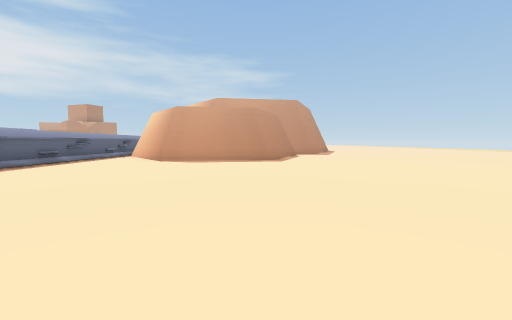
View 1 (above)

22 first-person views from a walk through a 3-D level made in the Unity game engine. The camera is 1.4 m above the floor, tilts 4° down and sees 90° across. The floor is counted in squares, 2 m on a side. Each view is taken from the middle of a square. On the plan, view 1 faces up. The plan holds only what a view shows up to about 9 squares ahead; the rest is blank. The place goes on beyond the plan. The player character is not drawn.

View 2
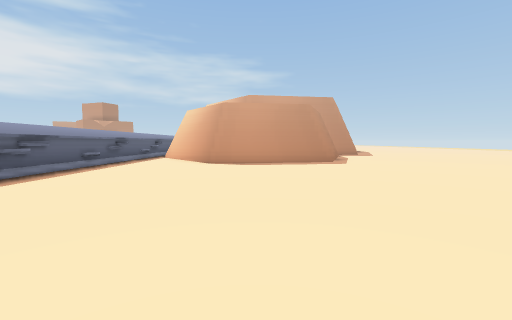

View 3
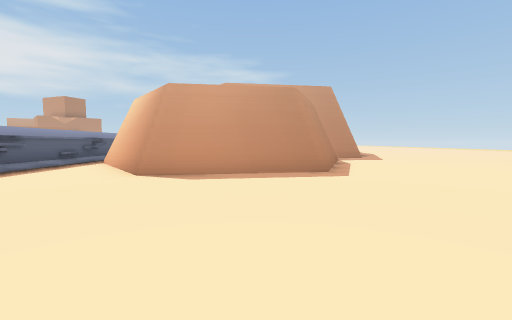

View 4
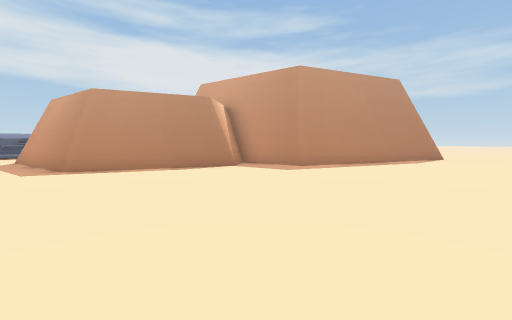

View 5
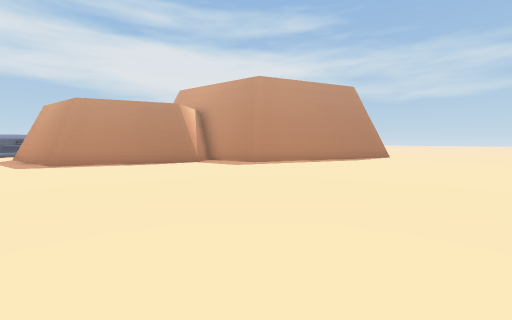

View 6
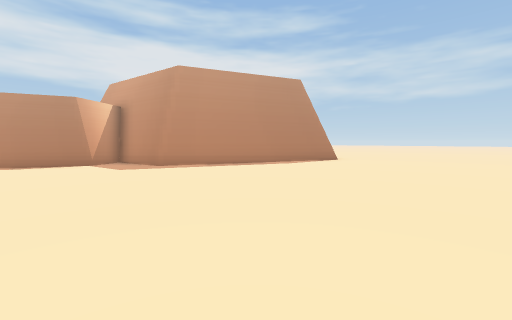

View 7
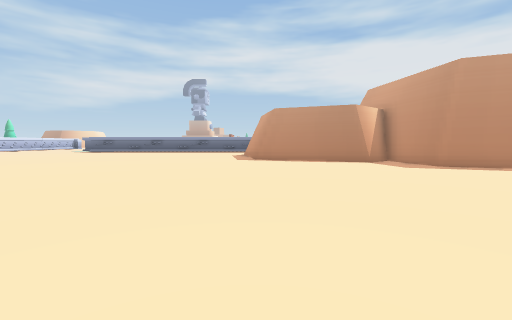

View 8
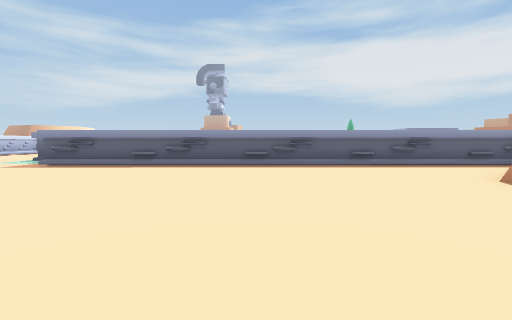

View 9
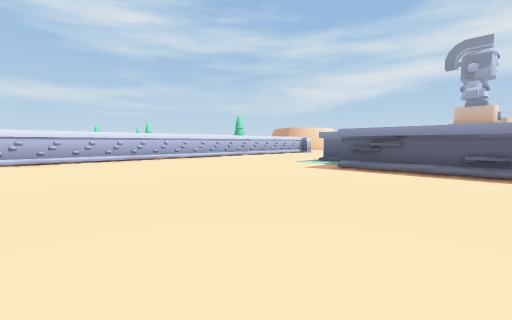

View 10
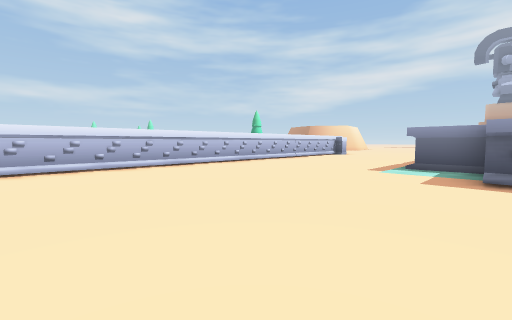

View 11
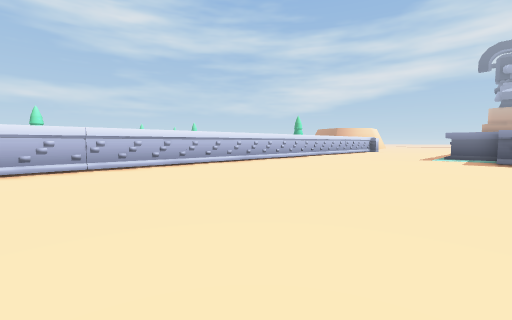

View 12
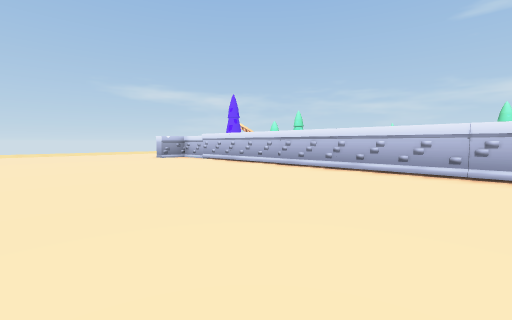

View 13
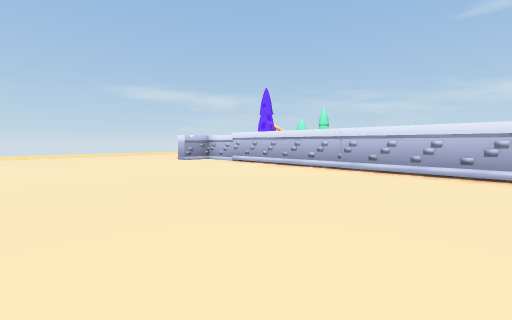

View 14
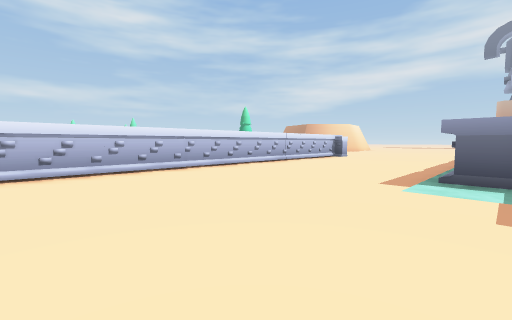

View 15
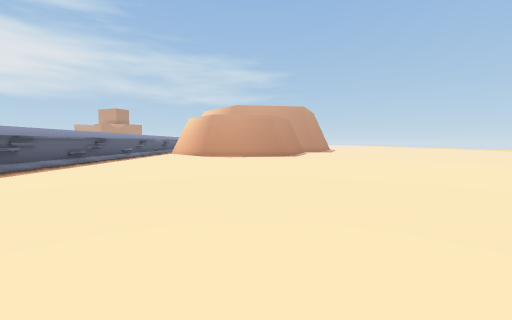

View 16
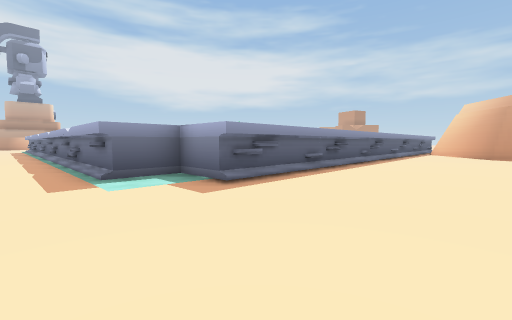

View 17
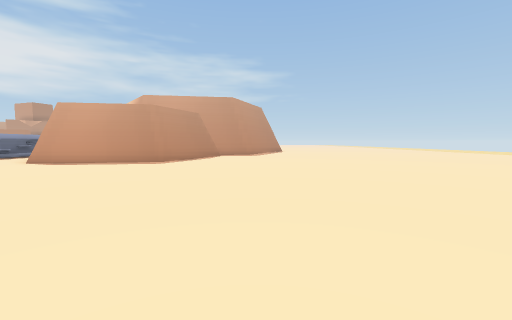

View 18
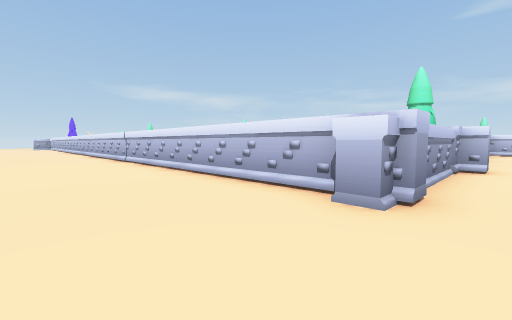

View 19
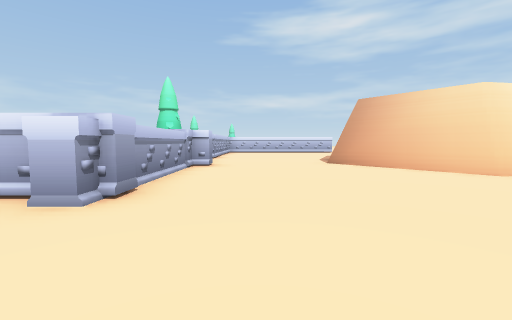

View 20
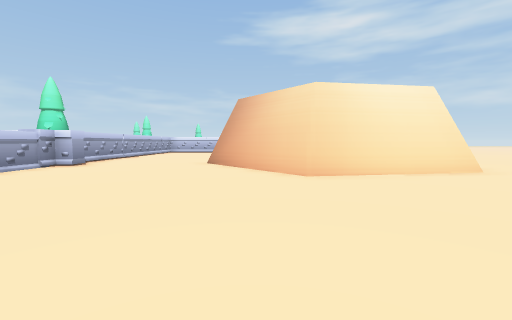

View 21
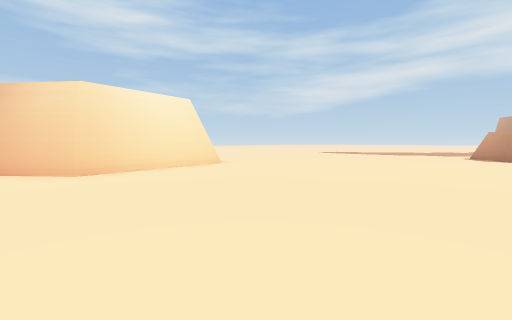

View 22
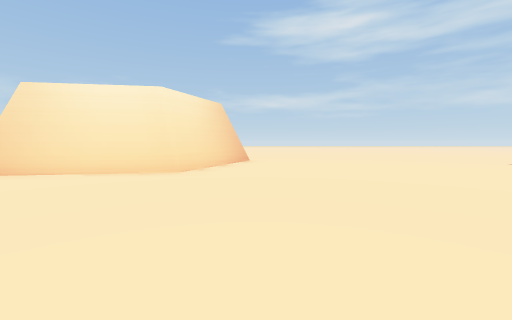

### Floor plan
Points are (right, up) in squares from view 1. A wall is a line through its corners. A room is listed if a view was taken in it or the views show most of it. See-through windows are left out.
Room 1 (views 1, 2, 3, 4, 5, 6, 7, 8, 9, 10, 11, 12, 13, 14, 15, 16, 17, 18, 19, 20, 21, 22)
walls: (-7.9, -2.6) (-14.4, -2.6); (-3.5, 9.6) (-6, 12.7); (-14.5, -8.1) (10.6, -8.1); (0.5, 10.2) (-3.3, 9.6) (-4.5, 11.1); (-15.1, -8.2) (-15.1, -7.7) (-14.5, -7.7); (-15.3, -8.8) (-15.3, -8); (-6.5, 13) (-6.4, -1.3) (-7.9, -1.3) (-7.9, -2.8) (-13.9, -2.8); (-6.7, 13.1) (-6.6, -1.4); (1.6, 13.1) (0.4, 10); (-15.8, -12.5) (-15.1, -12.5) (-15.1, -9); (1.9, 13.9) (1.7, 13.5); (1, 15) (2, 13.8); (2.5, 15.4) (1.1, 15.2); (3.5, 15.6) (2.9, 15.5); (4.5, 18.3) (3.4, 15.4); (-26.5, -12.4) (-25.9, -11.1) (-22.2, -10.5) (-20.4, -12.6); (-26.7, -12.6) (-26.2, -11.1)
low walls: (0.4, 10) (-2.8, 9.5); (3.4, 15.4) (1.2, 15) (2.1, 14) (0.8, 10.5); (-21.9, -10.5) (-20.5, -12.2); (4.9, 18.7) (3.7, 15.4); (-26.2, -10.9) (-23.5, -10.5)

Positions as (right, up) in squares from view 1, and headings:
1: (0, 0), facing up
2: (-2, 1), facing up
3: (-1, 4), facing up
4: (8, 9), facing up-left
5: (10, 9), facing up-left
6: (11, 12), facing up-left
7: (11, 10), facing left
8: (1, 5), facing left
9: (0, 2), facing down-left
10: (-1, -1), facing down-left
11: (4, -1), facing down-left
12: (2, -2), facing down-right
13: (4, -2), facing down-right
14: (-3, -2), facing down-left
15: (-1, -3), facing up
16: (-3, -4), facing up-left
17: (4, 1), facing up
18: (-16, -5), facing down-right
19: (-17, -5), facing down
20: (-21, -5), facing down
21: (-21, -4), facing down-left
22: (-28, -5), facing down
